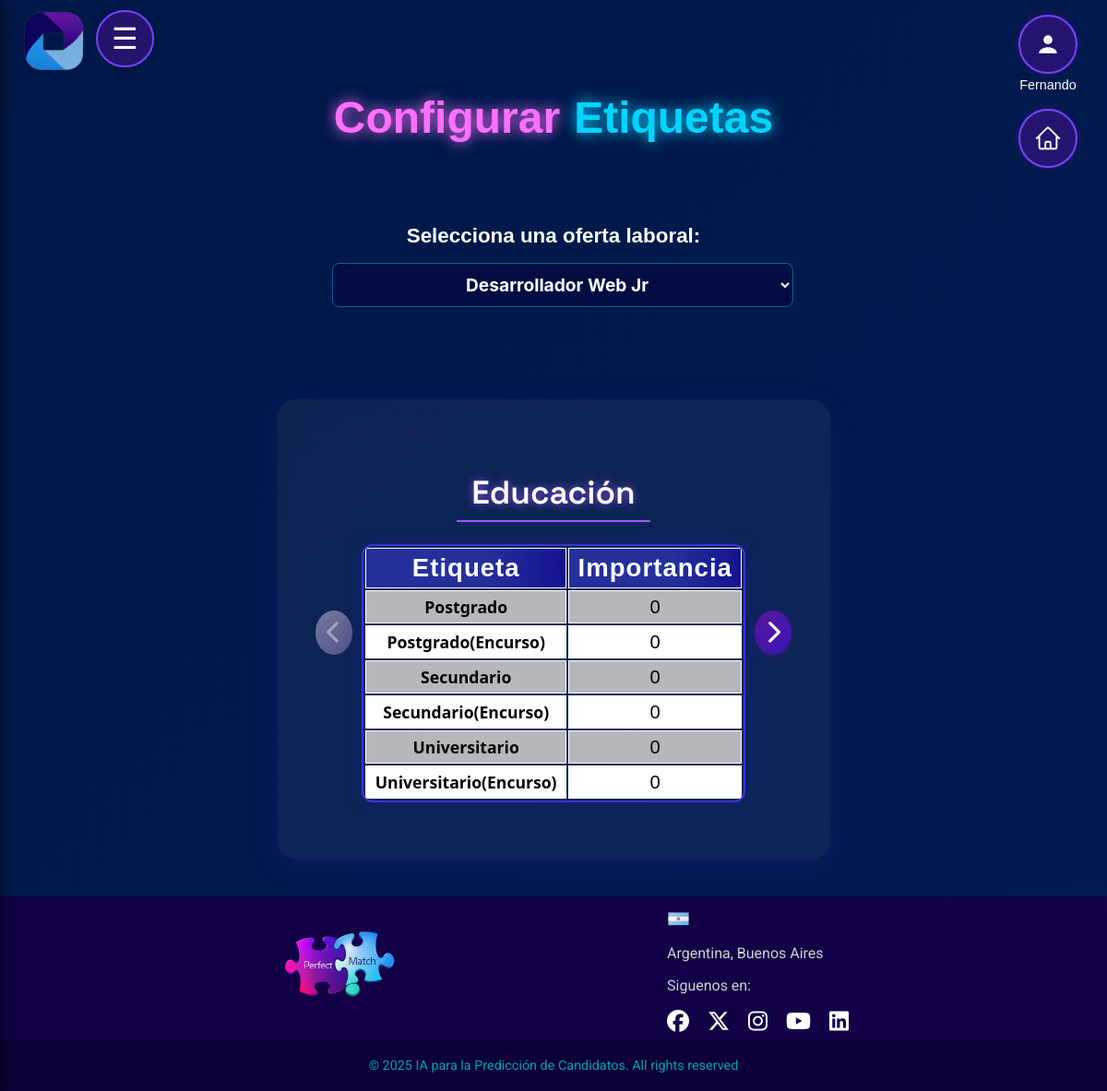
/etiquetas (signed in), run on the app's committed database.
### app.py (models this page shows)
class OfertaEducacion(db.Model):
    __tablename__ = 'oferta_educacion'
    id = db.Column(db.Integer, primary_key=True, autoincrement=True)
    idOfer = db.Column(db.Integer, db.ForeignKey('oferta_laboral.idOfer'))
    idEdu = db.Column(db.Integer, db.ForeignKey('educacion.idedu'))
    importancia = db.Column(db.Integer, nullable=False)
    oferta = db.relationship('OfertaLaboral', back_populates='educaciones')
    educacion = db.relationship('Educacion')

class Educacion(db.Model):
    __tablename__ = 'educacion'
    idedu = db.Column(db.Integer, primary_key=True)
    nombre = db.Column(db.String(100), nullable=False, unique=True)

### app.py (the view)
@app.route("/etiquetas", methods=["GET", "POST"])
@login_required(roles=["Admin_RRHH", "Supervisor"])
def mostrar_etiquetas(idOfer=None):
    ofertas = OfertaLaboral.query.all()
    ofertas_activas = OfertaLaboral.query.filter_by(estado="Activa").all()
    if not idOfer:
        idOfer = request.form.get("idOfer") if request.method == "POST" else request.args.get("idOfer")
        if not idOfer and ofertas:
            idOfer = ofertas[0].idOfer
    educaciones, tecnologias, habilidades, tecnologias2, habilidades2 = [], [], [], [], []
    if idOfer:
        oferta = OfertaLaboral.query.get(idOfer)
        educaciones = OfertaEducacion.query.filter_by(idOfer=idOfer).all()
        tecnologias = OfertaTecnologia.query.filter_by(idOfer=idOfer).all()
        habilidades = OfertaHabilidad.query.filter_by(idOfer=idOfer).all()
        tecnologias2 = OfertaTecnologia2.query.filter_by(idOfer=idOfer).all()
        habilidades2 = OfertaHabilidad2.query.filter_by(idOfer=idOfer).all()
        df_edu = pd.DataFrame([{"Nombre": e.educacion.nombre, "Valor": e.importancia} for e in educaciones]) if educaciones else pd.DataFrame()
        df_tec = pd.DataFrame([{"Nombre": t.tecnologia.nombre, "Valor": t.importancia} for t in tecnologias]) if tecnologias else pd.DataFrame()
        df_hab = pd.DataFrame([{"Nombre": h.habilidad.nombre, "Valor": h.importancia} for h in habilidades]) if habilidades else pd.DataFrame()
        df_tec2 = pd.DataFrame([{"Nombre": t2.tecnologia2.nombre, "Valor": t2.importancia} for t2 in tecnologias2]) if tecnologias2 else pd.DataFrame()
        df_hab2 = pd.DataFrame([{"Nombre": h2.habilidad2.nombre, "Valor": h2.importancia} for h2 in habilidades2]) if habilidades2 else pd.DataFrame()
        tabla_edu = df_edu.to_html(classes="table table-bordered", index=False) if not df_edu.empty else "<p>No hay etiquetas de educación</p>"
        tabla_tec = df_tec.to_html(classes="table table-bordered", index=False) if not df_tec.empty else "<p>No hay etiquetas de tecnología</p>"
        tabla_tec2 = df_tec2.to_html(classes="table table-bordered", index=False) if not df_tec2.empty else "<p>No hay etiquetas de tecnología secundaria</p>"
        tabla_hab = df_hab.to_html(classes="table table-bordered", index=False) if not df_hab.empty else "<p>No hay etiquetas de habilidades</p>"
        tabla_hab2 = df_hab2.to_html(classes="table table-bordered", index=False) if not df_hab2.empty else "<p>No hay etiquetas de habilidades secundarias</p>"
    else:
        oferta, tabla_edu, tabla_tec, tabla_tec2, tabla_hab, tabla_hab2 = None, "", "", "", "", ""
    return render_template("etiquetas.html",
                           ofertas=ofertas,
                           ofertas_activas=ofertas_activas,
                           oferta=oferta,
                           idOfer=idOfer,
                           tabla_edu=tabla_edu,
                           tabla_tec=tabla_tec,
                           tabla_hab=tabla_hab,
                           tabla_tec2=tabla_tec2,
                           tabla_hab2=tabla_hab2,
                           educaciones=educaciones,
                           tecnologias=tecnologias,
                           habilidades=habilidades,
                           tecnologias2=tecnologias2,
                           habilidades2=habilidades2)

### app.py (called while the page is built)
def login_required(roles=None):
    def decorator(f):
        @wraps(f)
        def wrapped(*args, **kwargs):
            if 'username' not in session:
                return redirect(url_for('login'))
            if roles and session.get('type') not in roles:
                return "Acceso no autorizado"
            return f(*args, **kwargs)
        return wrapped
    return decorator

### templates/etiquetas.html (shortened to what this page needs)
<!DOCTYPE html>
<html lang="es">
<head>
  <link rel="stylesheet" href="https://cdnjs.cloudflare.com/ajax/libs/font-awesome/6.5.0/css/all.min.css">
  <link rel="stylesheet" href="{{ url_for('static', filename='css/header_general.css') }}">
  <link rel="stylesheet" href="{{ url_for('static', filename='css/menu.css') }}">
  <link rel="stylesheet" href="{{ url_for('static', filename='css/footer.css') }}">
  <link rel="stylesheet" href="{{ url_for('static', filename='etiquetas.css') }}">
  <link rel="stylesheet" href="{{ url_for('static', filename='css/fragments/particles.css') }}">
  <link rel="stylesheet" href="{{ url_for('static', filename='css/fragments/titles.css') }}">
  <link rel="stylesheet" href="{{ url_for('static', filename='css/fragments/box-background.css') }}">
</head>
<body class="container mt-4">
  {% include "fragments/particles.html" %}
  {% include "layout/header_general.html" %}
  {% include "layout/menu.html" %}
  <main>
  <h1><p class="title-perfect-violet">Configurar </p><p class="title-match-blue">Etiquetas</p></h1>
    <form method="GET" action="{{ url_for('mostrar_etiquetas') }}" style="background: transparent;">
      <label for="idOfer" style="font-size: 1.4rem !important;">Selecciona una oferta laboral:</label>
      <select name="idOfer" onchange="this.form.submit()" style="text-align: center; width: fit-content !important; font-size: 1.2rem; font-weight: bold;">
        {% for ofer in ofertas %}
        <option value="{{ ofer.idOfer }}" {% if ofer.idOfer|string==idOfer|string %}selected{% endif %}>
          {{ ofer.nombre }}
        </option>
        {% endfor %}
      </select>
    </form>
    {% if oferta %}
    <div class="carousel-container active">
      <div class="box-background-child">
      <button class="carousel-arrow left" id="prevChart"><i class="fa fa-chevron-left"></i></button>
      <div class="carousel-wrapper">
        <div class="carousel-chart active">
          <h3 class="titulo-centrado">Educación</h3>
          <table class="table table-bordered">
            <thead>
              <tr>
                <th>Etiqueta</th>
                <th>Importancia</th>
              </tr>
            </thead>
            <tbody>
              {% for edu in educaciones %}
              <tr>
                <td>{{ edu.educacion.nombre }}</td>
                <td>
                  {% if oferta.idOfer in ofertas_activas|map(attribute='idOfer') %}
                  <div class="input-num-custom">
                    <button type="button" class="btn-num menos" tabindex="-1">–</button>
                    <input type="number" min="0" max="3" value="{{ edu.importancia }}" class="input-importancia"
                      data-id="{{ edu.id }}" data-tipo="educacion">
                    <button type="button" class="btn-num mas" tabindex="-1">+</button>
                  </div>
                  {% else %}
                  {{ edu.importancia }}
                  {% endif %}
                </td>
              </tr>
              {% endfor %}
            </tbody>
          </table>
        </div>
      </div>
      <button class="carousel-arrow right" id="nextChart"><i class="fa fa-chevron-right"></i></button>
    </div>
    </div>
    {% else %}
    <p>No hay ofertas laborales disponibles.</p>
    {% endif %}
  </main>
  {% include "layout/footer.html" %}
</body>
</html>

### static/css/footer.css (style rules this page uses)
html, body { scrollbar-width: thin; scrollbar-color: #7644ff #1a085a; }

### static/etiquetas.css (style rules this page uses)
html { background: linear-gradient(to bottom, #000000, #353535); }
body { display: flex; flex-direction: column; min-height: 100vh; margin: 0; padding: 0; font-family: 'Poppins', sans-serif; color: #ffffff; background: linear-gradient(135deg, #001847, #011d55, #2a0047, #390061); background-size: 400% 400%; animation: gradient 15s ease infinite; }
.carousel-container { display: flex; align-items: center; justify-content: center; width: 100%; margin: 30px auto 0 auto; position: relative; max-width: 600px; }
.carousel-wrapper { width: 100%; display: flex; justify-content: center; align-items: center; position: relative; min-height: 320px; }
.carousel-chart { display: none; width: 100% !important; max-width: 500px; height: auto !important; aspect-ratio: 1/1; margin: 0 auto; box-sizing: border-box; }
.carousel-chart.active { display: block !important; }
.carousel-arrow { background: linear-gradient(135deg, #5A189A, #3815b8); border: none; border-radius: 50%; color: #fff; font-size: 1.6rem; width: 48px; height: 48px; display: flex; align-items: center; justify-content: center; box-shadow: 0 2px 12px rgba(90,24,154,0.3); cursor: pointer; transition: background 0.3s, transform 0.2s, box-shadow 0.3s; margin: 0 10px; outline: none; }
.carousel-arrow i { color: #fff; pointer-events: none; }
.carousel-arrow:disabled { background: linear-gradient(135deg, #bdb6d8, #7a6fa3); color: #e0e0e0; opacity: 0.6; box-shadow: none; cursor: not-allowed; transform: none; }
td:first-child { font-size: 1.1rem; font-weight: bold; }
h1 { font-family: "Erica One", sans-serif; font-size: 3rem; width: fit-content; text-align: center; border-radius: 32px; border: none; color: #fefefe; text-shadow: -3px 3px 0px #49007e, 3px -3px 0px #2f00d9; transition: all 0.3s ease-in-out; min-width: 100%; display: flex; align-items: center; justify-content: center; gap: 15px; margin-top: 5rem; padding: 0; position: relative; }
form { position: relative; margin: 30px auto; padding: 20px; background: linear-gradient(to right, rgba(255, 255, 255, 0.1), rgba(255, 255, 255, 0.05)); color: #ffffff; width: 40%; text-align: center; margin-bottom: 80px; overflow: hidden; }
.titulo-centrado { font-family: 'Space Grotesk', sans-serif; text-align: center; font-size: 2.2rem; font-weight: 600; color: #ffffff; text-shadow: 0 0 10px rgba(162, 89, 255, 0.8); margin-top: 2rem; margin-bottom: 1.5rem; padding: 0.5rem 1rem; border-bottom: 2px solid #a259ff; width: fit-content; margin-left: auto; margin-right: auto; }
form label { display: block; margin: 1rem 0 1rem 0; font-weight: bold; }
form input, form select, form textarea { width: 100%; font-weight: 300; font-family: 'Inter', 'Segoe UI', sans-serif; box-sizing: border-box; max-width: 500px; min-width: 250px; margin: 0 auto; display: block; background-color: rgb(3, 13, 66); border-color: rgb(5, 101, 155); }
input, select { outline: none; margin: 10px 0; padding: 10px; font-size: 16px; border: 1px solid #ffffff; border-radius: 8px; background-color: rgba(2, 180, 204, 0.747); color: #ffffff; }
table { max-width: 800px; width: 100%; margin: 20px auto 30px auto; border-radius: 12px; color: #fff; box-shadow: 0 0 16px 2px #1b18c744; border: 2px solid #3734cf; font-size: 1.15rem; overflow: hidden; padding: 0; }
table th, table td { padding: 5px ; text-align: center; }
table th { background: linear-gradient(90deg, #25309b 60%, #151391 100%); color: #fff; border: 1.5px solid #ffffff; letter-spacing: 1px; font-size: 1.5em; }
table td { color: #000000; border: 1.5px solid #ffffff; font-size: 1.1em; }
table tr:nth-child(odd) { background-color: rgb(182, 183, 187); }
table tr:nth-child(even) { background-color: rgb(255, 255, 255); }
td:first-child { font-family: 'Segoe UI', sans-serif; font-size: 1.1rem; font-weight: 600; color: #000000; text-transform: capitalize; }

### static/css/fragments/titles.css (style rules this page uses)
.title-perfect-violet { color: #ff6fff; text-shadow: 0 0 15px #ff6fff; animation: fadeInUp 1s ease-out 0.4s both; margin: 20px 0; }
.title-match-blue { color: #00d4ff; text-shadow: 0 0 15px #00d4ff; animation: fadeInRight 1s ease-out 0.6s both; margin: 20px 0; }

### templates/etiquetas.html (style rules this page uses)
.carousel-chart { display: none; }
.carousel-chart.active { display: block; }

### data on the page
OfertaEducacion: educacion.nombre "Postgrado", importancia "0"
OfertaEducacion: educacion.nombre "Postgrado(Encurso)", importancia "0"
OfertaEducacion: educacion.nombre "Secundario", importancia "0"
OfertaEducacion: educacion.nombre "Secundario(Encurso)", importancia "0"
OfertaEducacion: educacion.nombre "Universitario", importancia "0"
OfertaEducacion: educacion.nombre "Universitario(Encurso)", importancia "0"

### other printed values
{{ session.get('username') }} "Fernando"
form field idOfer "Desarrollador Web Jr"
